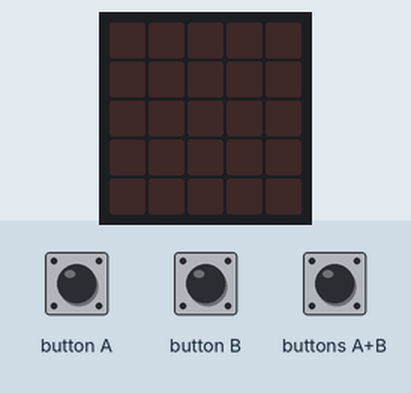
This program was run on a simulated BBC micro:bit running MicroPython. Parts: the board's 5×5 LED display. Inputs (shaded band) come from the test bench.

Above: at 1.2 s.
1.3 s: buttons A+B pressed for 0.15 s
At 1.7 s:
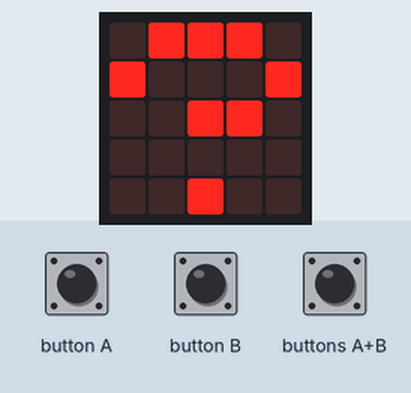
4.3 s: buttons A+B pressed for 1 s
7.3 s: buttons A+B pressed for 3.2 s
Timing chart, 0 to 10.3 s (numbered marks = the images above; inputs shaded):
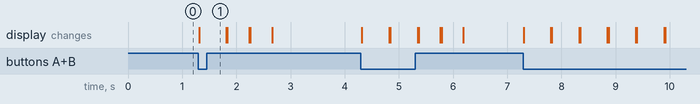

The program:

main.py
```python
# Sample: box-startprogramm  (Miuzei Micro Servo 9g, Metallgetriebe)
# Board:   BBC micro:bit V2.2
# Sprache: MicroPython
#
# Ziel: Startprogramm fuer die eigene Mysterybox. Knopf A oeffnet die Box,
#       Knopf B schliesst sie, A + B zusammen ist der Notfall (faehrt in die
#       Mitte). Danach kann man mit kleinen Ideen (siehe README) die Sensoren
#       des micro:bit einbauen.
#
#       Das Programm faehrt den Servo erst, wenn unter "1) Endlagen" beide
#       Werte eingetragen sind. Vorher zeigt die Matrix nur ein "?".
#
# --------------------------------------------------------------------------
# Verkabelung (wie alle Servo-Samples)
#   Servo orange/gelb (Signal)  ->  P0
#   Servo rot         (+)        ->  Batteriefach 3xAA (+)
#   Servo braun/schwarz (-)      ->  Batteriefach (-)  UND  micro:bit GND
# --------------------------------------------------------------------------

from microbit import *
import music        # nur fuer Ideen mit Ton - immer mit pin=None benutzen!

# ===== 1) Endlagen (Mikrosekunden) - mit "endlagen-kalibrieren" messen ====
PULS_AUF = None      # Box offen   (Beispiel: 950)
PULS_ZU = None       # Box zu      (Beispiel: 1500)
# Brummt der Servo an einer Endlage: den Wert 15-30 us Richtung Mitte ruecken.

# ===== 2) Startzustand: wie steht die Box beim Einschalten? ===============
#   "auf", "zu" oder "unbekannt" (dann darf der erste Befehl in beide
#   Richtungen fahren)
START_ZUSTAND = "unbekannt"

# ===== 3) Fahr-Verhalten ==================================================
SCHRITT = 8          # us pro Rampenschritt (kleiner = sanfter)
PAUSE = 15           # ms zwischen den Rampenschritten
# ========================================================================

pin0.set_analog_period(20)          # 20 ms = 50 Hz

_zustand = START_ZUSTAND
_puls = None                        # unbekannt, bis der Servo das erste Mal faehrt


def bereit():
    """True, sobald beide Endlagen eingetragen sind."""
    return PULS_AUF is not None and PULS_ZU is not None


def _schreibe(u):
    pin0.write_analog(int(u / 20000 * 1023))


def _fahre(ziel):
    global _puls
    lo = min(PULS_AUF, PULS_ZU)
    hi = max(PULS_AUF, PULS_ZU)
    ziel = max(lo, min(hi, ziel))           # nie ausserhalb des Fensters
    if _puls is None:
        _puls = (PULS_AUF + PULS_ZU) // 2   # erste Fahrt: sichere Mitte annehmen
    d = SCHRITT if ziel > _puls else -SCHRITT
    while abs(_puls - ziel) > SCHRITT:
        _puls += d
        _schreibe(_puls)
        sleep(PAUSE)
    _puls = ziel
    _schreibe(_puls)
    sleep(250)                              # ankommen lassen
    pin0.write_analog(0)                    # Servo stromlos -> Reibung haelt die Lage


def box_auf():
    """Box oeffnen. Gibt True zurueck, wenn sie gefahren ist."""
    global _zustand
    if not bereit() or _zustand == "auf":
        return False                        # schuetzt den Servo vor dem Anschlag
    _fahre(PULS_AUF)
    _zustand = "auf"
    return True


def box_zu():
    """Box schliessen. Gibt True zurueck, wenn sie gefahren ist."""
    global _zustand
    if not bereit() or _zustand == "zu":
        return False
    _fahre(PULS_ZU)
    _zustand = "zu"
    return True


def box_zustand():
    """Gibt 'auf', 'zu' oder 'unbekannt' zurueck."""
    return _zustand


def rueckmeldung(ok):
    """Haken (gefahren) oder Kreuz (nichts passiert) auf der Matrix."""
    if not bereit():
        display.show("?")                   # Endlagen fehlen -> erst messen
    else:
        display.show(Image.YES if ok else Image.NO)
    sleep(400)
    display.clear()


# ===== Hauptschleife ======================================================
while True:
    if button_a.is_pressed() and button_b.is_pressed():
        # Notfall: langsam in die Mitte, Zustand zuruecksetzen
        if bereit():
            _fahre((PULS_AUF + PULS_ZU) // 2)
            _zustand = "unbekannt"
        display.show("?")
        sleep(500)
        display.clear()

    elif button_a.was_pressed():
        rueckmeldung(box_auf())

    elif button_b.was_pressed():
        rueckmeldung(box_zu())

    # >>> IDEEN HIER EINFUEGEN (siehe README) <<<

    sleep(20)
```

Measured:
- after the input at 1.3 s, the display: changes at once (image 1)
